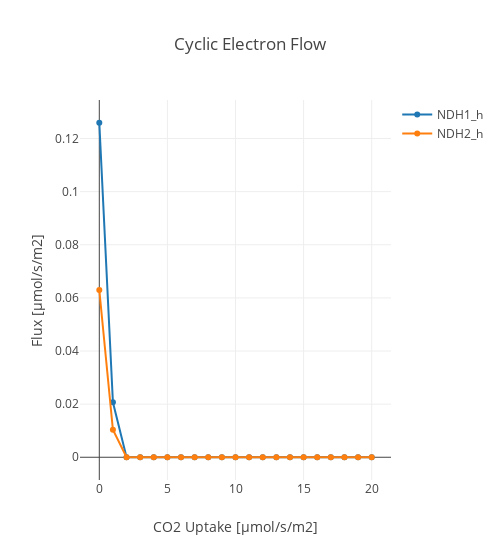

Notebook code for this chart:
### Code cell
L_r = ['NDH1_h','NDH2_h']
create_scatter_plot_rxn_c3(D_fba, L_r, 'Cyclic Electron Flow', xaxis_title, save_fig = save_fig)

### Figure 1 — Plotly figure (JSON) as saved in the notebook; plotly's stock layout.template omitted (floating-point values rounded to 4 significant figures)
{"data": [{"mode": "lines+markers", "name": "NDH1_h", "type": "scatter", "uid": "832f174b-90c8-4f65-a6b0-6cc9fe2907fa", "x": [0, 1.0, 2.0, 3.0, 4.0, 5.0, 6.0, 7.0, 8.0, 9.0, 10.0, 11.0, 12.0, 13.0, 14.0, 15.0, 16.0, 17.0, 18.0, 19.0, 20.0], "y": [0.1259, 0.02068, 0, 0, 0, 0, 0, 0, 0, 0, 0, 0, 0, 0, 0, 0, 0, 0, 0, 0, 0]}, {"mode": "lines+markers", "name": "NDH2_h", "type": "scatter", "uid": "745fc575-a607-4e82-9229-6ab3e62b5828", "x": [0, 1.0, 2.0, 3.0, 4.0, 5.0, 6.0, 7.0, 8.0, 9.0, 10.0, 11.0, 12.0, 13.0, 14.0, 15.0, 16.0, 17.0, 18.0, 19.0, 20.0], "y": [0.06297, 0.01034, 0, 0, 0, 0, 0, 0, 0, 0, 0, 0, 0, 0, 0, 0, 0, 0, 0, 0, 0]}], "layout": {"title": {"text": "Cyclic Electron Flow"}, "width": 500, "xaxis": {"title": {"text": "CO2 Uptake [µmol/s/m2]"}}, "yaxis": {"title": {"text": "Flux [µmol/s/m2]"}}}}
